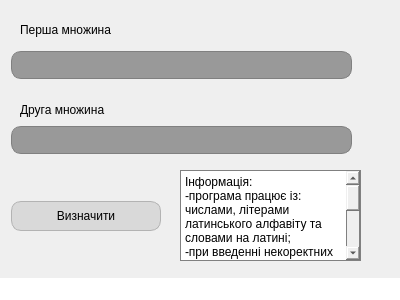
<?xml version="1.0" encoding="UTF-8"?>
<ui version="4.0">
 <class>MainWindow</class>
 <widget class="QMainWindow" name="MainWindow">
  <property name="geometry">
   <rect>
    <x>0</x>
    <y>0</y>
    <width>400</width>
    <height>300</height>
   </rect>
  </property>
  <property name="minimumSize">
   <size>
    <width>400</width>
    <height>300</height>
   </size>
  </property>
  <property name="windowTitle">
   <string>MainWindow</string>
  </property>
  <property name="styleSheet">
   <string notr="true"/>
  </property>
  <widget class="QWidget" name="centralwidget">
   <widget class="QLineEdit" name="InputLine1">
    <property name="geometry">
     <rect>
      <x>11</x>
      <y>51</y>
      <width>341</width>
      <height>28</height>
     </rect>
    </property>
    <property name="styleSheet">
     <string notr="true">QLineEdit {
	background: #999999; 
	border-radius: 10px; 
	color: black; 
	border: 1px solid gray;
}
QLineEdit:focus {
	border: 1px solid black;
}</string>
    </property>
   </widget>
   <widget class="QLineEdit" name="InputLine2">
    <property name="geometry">
     <rect>
      <x>11</x>
      <y>126</y>
      <width>341</width>
      <height>28</height>
     </rect>
    </property>
    <property name="styleSheet">
     <string notr="true">QLineEdit {
	background: #999999; 
	border-radius: 10px; 
	color: black; 
	border: 1px solid gray;
}
QLineEdit:focus {
	border: 1px solid black;
}</string>
    </property>
   </widget>
   <widget class="QPushButton" name="Button">
    <property name="enabled">
     <bool>true</bool>
    </property>
    <property name="geometry">
     <rect>
      <x>11</x>
      <y>201</y>
      <width>150</width>
      <height>30</height>
     </rect>
    </property>
    <property name="styleSheet">
     <string notr="true">QPushButton{
	background: #d9d9d9;
	color: black;
	border-radius: 10px;
	border: 1px solid #b3b3b3;
}
QPushButton:hover{
	background: #b3b3b3;
	border: 1px solid #404040;
}

</string>
    </property>
    <property name="text">
     <string>Визначити</string>
    </property>
    <property name="iconSize">
     <size>
      <width>30</width>
      <height>20</height>
     </size>
    </property>
   </widget>
   <widget class="QTextBrowser" name="textBrowser">
    <property name="enabled">
     <bool>true</bool>
    </property>
    <property name="geometry">
     <rect>
      <x>180</x>
      <y>170</y>
      <width>181</width>
      <height>91</height>
     </rect>
    </property>
    <property name="styleSheet">
     <string notr="true">border: 1px solid gray;</string>
    </property>
    <property name="html">
     <string>&lt;!DOCTYPE HTML PUBLIC &quot;-//W3C//DTD HTML 4.0//EN&quot; &quot;http://www.w3.org/TR/REC-html40/strict.dtd&quot;&gt;
&lt;html&gt;&lt;head&gt;&lt;meta name=&quot;qrichtext&quot; content=&quot;1&quot; /&gt;&lt;meta charset=&quot;utf-8&quot; /&gt;&lt;style type=&quot;text/css&quot;&gt;
p, li { white-space: pre-wrap; }
hr { height: 1px; border-width: 0; }
&lt;/style&gt;&lt;/head&gt;&lt;body style=&quot; font-family:'Segoe UI'; font-size:9pt; font-weight:400; font-style:normal;&quot;&gt;
&lt;p style=&quot; margin-top:0px; margin-bottom:0px; margin-left:0px; margin-right:0px; -qt-block-indent:0; text-indent:0px;&quot;&gt;Інформація:&lt;/p&gt;
&lt;p style=&quot; margin-top:0px; margin-bottom:0px; margin-left:0px; margin-right:0px; -qt-block-indent:0; text-indent:0px;&quot;&gt;-програма працює із:&lt;/p&gt;
&lt;p style=&quot; margin-top:0px; margin-bottom:0px; margin-left:0px; margin-right:0px; -qt-block-indent:0; text-indent:0px;&quot;&gt;числами, літерами латинського алфавіту та словами на латині;&lt;/p&gt;
&lt;p style=&quot; margin-top:0px; margin-bottom:0px; margin-left:0px; margin-right:0px; -qt-block-indent:0; text-indent:0px;&quot;&gt;-при введенні некоректних даних буде виводитися повідомлення, яке відповідає проблемі, що спричинила зупинку програми&lt;/p&gt;
&lt;p style=&quot; margin-top:0px; margin-bottom:0px; margin-left:0px; margin-right:0px; -qt-block-indent:0; text-indent:0px;&quot;&gt;-програма не припиняє свою роботу по закінченню обрахунку результату попереднього запиту&lt;/p&gt;&lt;/body&gt;&lt;/html&gt;</string>
    </property>
   </widget>
   <widget class="QLabel" name="label">
    <property name="geometry">
     <rect>
      <x>20</x>
      <y>20</y>
      <width>151</width>
      <height>20</height>
     </rect>
    </property>
    <property name="styleSheet">
     <string notr="true">color: black</string>
    </property>
    <property name="text">
     <string>Перша множина</string>
    </property>
   </widget>
   <widget class="QLabel" name="label_2">
    <property name="geometry">
     <rect>
      <x>20</x>
      <y>100</y>
      <width>151</width>
      <height>20</height>
     </rect>
    </property>
    <property name="styleSheet">
     <string notr="true">color: black</string>
    </property>
    <property name="text">
     <string>Друга множина</string>
    </property>
   </widget>
  </widget>
  <widget class="QStatusBar" name="statusbar">
   <property name="styleSheet">
    <string notr="true">background:white;</string>
   </property>
  </widget>
 </widget>
 <resources/>
 <connections/>
</ui>
